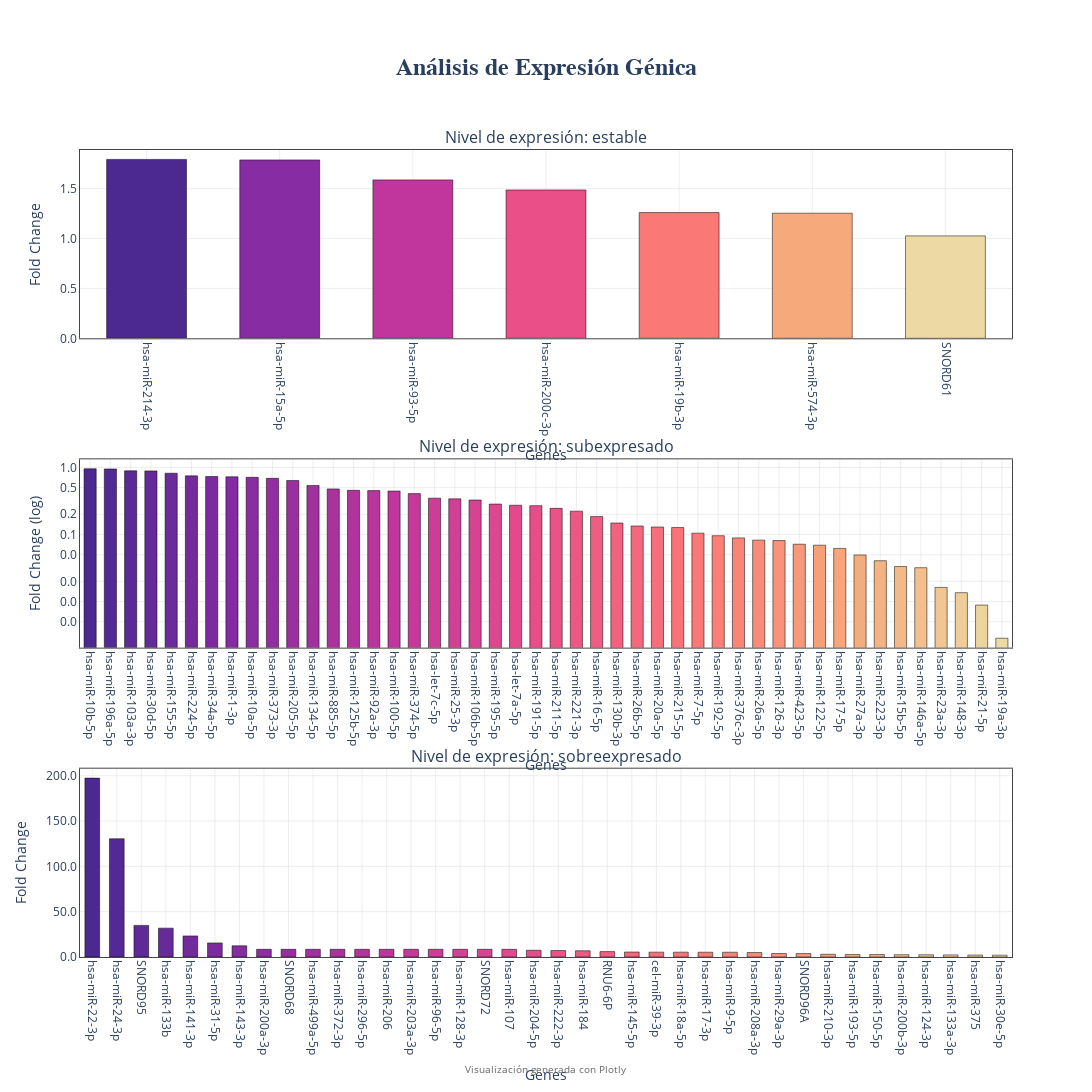

Here is the notebook cell this chart was saved with:
### Markdown cell above
### Visualización de fold change por nivel de expresión

> datos: listas de genes

Este código genera una visualización en subplots para cada nivel de expresión génica (**Subexpresado**, **Estable**, **Sobreexpresado**), mostrando el **Fold Change** de los genes en cada categoría.


**Uso*:
- Esta visualización es útil para comparar el `fold_change` de los genes en cada nivel de expresión y identificar patrones o valores atípicos.

### Code cell
import plotly.graph_objects as go
from plotly.subplots import make_subplots
from plotly.colors import sample_colorscale, qualitative


# Filtrar solo los niveles que existen en los datos
unique_levels = [level for level in orden_niveles if level in df_combined_expresion['nivel_expresion'].unique()]
num_levels = len(unique_levels)

# Crear figura con subplots
fig = make_subplots(
    rows=num_levels,
    cols=1,
    subplot_titles=[f'Nivel de expresión: {level}' for level in unique_levels],
    vertical_spacing=0.15,
    specs=[[{"secondary_y": False}] for _ in range(num_levels)]
)

# Configurar estilo común
axis_style = dict(
    showgrid=True,
    gridcolor='rgba(200,200,200,0.3)',
    linecolor='#444',
    mirror=True,
    zeroline=False
)

for i, level in enumerate(unique_levels, 1):
    # Filtrar y ordenar datos
    data_subset = df_combined_expresion[df_combined_expresion['nivel_expresion'] == level]
    data_subset = data_subset.sort_values('fold_change', ascending=False)

    if data_subset.empty:
        continue

    num_bars = len(data_subset)

    # Generar colores con escala secuencial de Plotly
    if num_bars > 1:
        colors = sample_colorscale('Agsunset', [n/(num_bars-1) for n in range(num_bars)])
    else:
        colors = [qualitative.Plotly[0]]  # Color base de Plotly

    # Crear gráfico de barras
    fig.add_trace(
        go.Bar(
            x=data_subset['target'],
            y=data_subset['fold_change'],
            marker=dict(
                color=colors,
                line=dict(color='rgba(0,0,0,0.5)', width=1)
            ),
            name=level,
            hovertemplate=(
                "<b>%{x}</b><br>"
                "Fold Change: %{y:.2f}<br>"
                "Nivel: %{fullData.name}"
                "<extra></extra>"
            )
        ),
        row=i,
        col=1
    )

    # Configurar escalas
    min_val = data_subset['fold_change'].min()
    max_val = data_subset['fold_change'].max()

    yaxis_config = dict(
        type='log' if (max_val / min_val > 100 and min_val > 0) else 'linear',
        title='Fold Change (log)' if (max_val / min_val > 100) else 'Fold Change',
        tickformat=".1f",
        **axis_style
    )

    fig.update_yaxes(yaxis_config, row=i, col=1)
    fig.update_xaxes(
        title='Genes',
        tickangle=90,
        categoryorder='total descending',
        **axis_style,
        row=i,
        col=1
    )

# Configuración global del layout
fig.update_layout(
    height=400 * num_levels + 200,
    width=1200,
    title=dict(
        text='<b>Análisis de Expresión Génica</b>',
        x=0.5,
        font=dict(size=24, family='Arial')
    ),
    plot_bgcolor='white',
    hoverlabel=dict(
        bgcolor='white',
        font_size=12,
        font_family="Arial"
    ),
    margin=dict(t=150, b=100),
    showlegend=False,
    bargap=0.4  # Espaciado entre barras
)

# Añadir anotación de crédito
fig.add_annotation(
    text="Visualización generada con Plotly",
    xref="paper",
    yref="paper",
    x=0.5,
    y=-0.15,
    showarrow=False,
    font=dict(color='#666', size=10)
)

fig.show()

guardar_grafico(fig, 'analisis_expresion_genica.png')

### Figure 1 — Plotly figure (JSON) as saved in the notebook; plotly's stock layout.template omitted (floating-point values rounded to 4 significant figures)
{"data": [{"hovertemplate": "<b>%{x}</b><br>Fold Change: %{y:.2f}<br>Nivel: %{fullData.name}<extra></extra>", "marker": {"color": ["rgb(75, 41, 145)", "rgb(135, 44, 162)", "rgb(192, 54, 157)", "rgb(234, 79, 136)", "rgb(250, 120, 118)", "rgb(246, 169, 122)", "rgb(237, 217, 163)"], "line": {"color": "rgba(0, 0, 0, 0.5)", "width": 1}}, "name": "estable", "type": "bar", "x": ["hsa-miR-214-3p", "hsa-miR-15a-5p", "hsa-miR-93-5p", "hsa-miR-200c-3p", "hsa-miR-19b-3p", "hsa-miR-574-3p", "SNORD61"], "xaxis": "x", "y": [1.793, 1.788, 1.588, 1.487, 1.26, 1.254, 1.027], "yaxis": "y"}, {"hovertemplate": "<b>%{x}</b><br>Fold Change: %{y:.2f}<br>Nivel: %{fullData.name}<extra></extra>", "marker": {"color": ["rgb(75, 41, 145)", "rgb(83, 41, 147)", "rgb(91, 42, 150)", "rgb(99, 42, 152)", "rgb(107, 43, 154)", "rgb(115, 43, 156)", "rgb(123, 43, 159)", "rgb(131, 44, 161)", "rgb(139, 45, 162)", "rgb(146, 46, 161)", "rgb(154, 47, 160)", "rgb(162, 49, 160)", "rgb(169, 50, 159)", "rgb(177, 51, 158)", "rgb(184, 53, 158)", "rgb(192, 54, 157)", "rgb(198, 57, 154)", "rgb(203, 61, 151)", "rgb(209, 64, 149)", "rgb(214, 67, 146)", "rgb(220, 71, 143)", "rgb(226, 74, 140)", "rgb(231, 77, 137)", "rgb(235, 82, 135)", "rgb(237, 87, 132)", "rgb(239, 93, 130)", "rgb(241, 98, 128)", "rgb(244, 104, 125)", "rgb(246, 109, 123)", "rgb(248, 115, 120)", "rgb(250, 120, 118)", "rgb(249, 127, 119)", "rgb(249, 133, 119)", "rgb(248, 140, 120)", "rgb(248, 146, 120)", "rgb(247, 153, 121)", "rgb(247, 159, 121)", "rgb(246, 166, 122)", "rgb(245, 172, 125)", "rgb(244, 179, 130)", "rgb(243, 185, 136)", "rgb(242, 191, 141)", "rgb(241, 198, 147)", "rgb(239, 204, 152)", "rgb(238, 211, 158)", "rgb(237, 217, 163)"], "line": {"color": "rgba(0, 0, 0, 0.5)", "width": 1}}, "name": "subexpresado", "type": "bar", "x": ["hsa-miR-10b-5p", "hsa-miR-196a-5p", "hsa-miR-103a-3p", "hsa-miR-30d-5p", "hsa-miR-155-5p", "hsa-miR-224-5p", "hsa-miR-34a-5p", "hsa-miR-1-3p", "hsa-miR-10a-5p", "hsa-miR-373-3p", "hsa-miR-205-5p", "hsa-miR-134-5p", "hsa-miR-885-5p", "hsa-miR-125b-5p", "hsa-miR-92a-3p", "hsa-miR-100-5p", "hsa-miR-374-5p", "hsa-let-7c-5p", "hsa-miR-25-3p", "hsa-miR-106b-5p", "hsa-miR-195-5p", "hsa-let-7a-5p", "hsa-miR-191-5p", "hsa-miR-211-5p", "hsa-miR-221-3p", "hsa-miR-16-5p", "hsa-miR-130b-3p", "hsa-miR-26b-5p", "hsa-miR-20a-5p", "hsa-miR-215-5p", "hsa-miR-7-5p", "hsa-miR-192-5p", "hsa-miR-376c-3p", "hsa-miR-26a-5p", "hsa-miR-126-3p", "hsa-miR-423-5p", "hsa-miR-122-5p", "hsa-miR-17-5p", "hsa-miR-27a-3p", "hsa-miR-223-3p", "hsa-miR-15b-5p", "hsa-miR-146a-5p", "hsa-miR-23a-3p", "hsa-miR-148-3p", "hsa-miR-21-5p", "hsa-miR-19a-3p"], "xaxis": "x2", "y": [0.9548, 0.9491, 0.8904, 0.8871, 0.819, 0.7484, 0.7313, 0.7246, 0.7116, 0.688, 0.6384, 0.5378, 0.4778, 0.4554, 0.4508, 0.4446, 0.4068, 0.3483, 0.3401, 0.3265, 0.2842, 0.2727, 0.2689, 0.2452, 0.2226, 0.185, 0.1482, 0.1338, 0.1293, 0.1272, 0.1047, 0.09596, 0.08891, 0.08235, 0.0811, 0.07152, 0.06921, 0.06195, 0.04944, 0.04063, 0.03327, 0.03195, 0.01624, 0.01356, 0.008854, 0.002836], "yaxis": "y2"}, {"hovertemplate": "<b>%{x}</b><br>Fold Change: %{y:.2f}<br>Nivel: %{fullData.name}<extra></extra>", "marker": {"color": ["rgb(75, 41, 145)", "rgb(85, 41, 148)", "rgb(94, 42, 151)", "rgb(104, 42, 153)", "rgb(114, 43, 156)", "rgb(124, 43, 159)", "rgb(133, 44, 162)", "rgb(143, 45, 161)", "rgb(152, 47, 161)", "rgb(161, 49, 160)", "rgb(170, 50, 159)", "rgb(180, 52, 158)", "rgb(189, 53, 157)", "rgb(197, 57, 155)", "rgb(203, 61, 151)", "rgb(210, 65, 148)", "rgb(217, 69, 145)", "rgb(224, 73, 141)", "rgb(231, 77, 138)", "rgb(235, 82, 135)", "rgb(238, 89, 132)", "rgb(240, 96, 129)", "rgb(243, 102, 126)", "rgb(246, 109, 123)", "rgb(248, 116, 120)", "rgb(250, 123, 118)", "rgb(249, 131, 119)", "rgb(248, 139, 120)", "rgb(248, 146, 120)", "rgb(247, 154, 121)", "rgb(247, 162, 121)", "rgb(246, 170, 123)", "rgb(244, 178, 130)", "rgb(243, 186, 136)", "rgb(241, 194, 143)", "rgb(240, 201, 150)", "rgb(238, 209, 156)", "rgb(237, 217, 163)"], "line": {"color": "rgba(0, 0, 0, 0.5)", "width": 1}}, "name": "sobreexpresado", "type": "bar", "x": ["hsa-miR-22-3p", "hsa-miR-24-3p", "SNORD95", "hsa-miR-133b", "hsa-miR-141-3p", "hsa-miR-31-5p", "hsa-miR-143-3p", "hsa-miR-200a-3p", "SNORD68", "hsa-miR-499a-5p", "hsa-miR-372-3p", "hsa-miR-296-5p", "hsa-miR-206", "hsa-miR-203a-3p", "hsa-miR-96-5p", "hsa-miR-128-3p", "SNORD72", "hsa-miR-107", "hsa-miR-204-5p", "hsa-miR-222-3p", "hsa-miR-184", "RNU6-6P", "hsa-miR-145-5p", "cel-miR-39-3p", "hsa-miR-18a-5p", "hsa-miR-17-3p", "hsa-miR-9-5p", "hsa-miR-208a-3p", "hsa-miR-29a-3p", "SNORD96A", "hsa-miR-210-3p", "hsa-miR-193-5p", "hsa-miR-150-5p", "hsa-miR-200b-3p", "hsa-miR-124-3p", "hsa-miR-133a-3p", "hsa-miR-375", "hsa-miR-30e-5p"], "xaxis": "x3", "y": [197.3, 130.4, 34.87, 31.85, 23.25, 15.53, 12.34, 8.487, 8.487, 8.487, 8.487, 8.487, 8.487, 8.487, 8.487, 8.487, 8.487, 8.487, 7.44, 7.13, 6.893, 5.932, 5.514, 5.353, 5.329, 5.258, 5.256, 4.92, 3.869, 3.805, 2.989, 2.776, 2.723, 2.552, 2.485, 2.34, 2.131, 2.002], "yaxis": "y3"}], "layout": {"annotations": [{"font": {"size": 16}, "showarrow": false, "text": "Nivel de expresión: estable", "x": 0.5, "xanchor": "center", "xref": "paper", "y": 1.0, "yanchor": "bottom", "yref": "paper"}, {"font": {"size": 16}, "showarrow": false, "text": "Nivel de expresión: subexpresado", "x": 0.5, "xanchor": "center", "xref": "paper", "y": 0.6167, "yanchor": "bottom", "yref": "paper"}, {"font": {"size": 16}, "showarrow": false, "text": "Nivel de expresión: sobreexpresado", "x": 0.5, "xanchor": "center", "xref": "paper", "y": 0.2333, "yanchor": "bottom", "yref": "paper"}, {"font": {"color": "#666", "size": 10}, "showarrow": false, "text": "Visualización generada con Plotly", "x": 0.5, "xref": "paper", "y": -0.15, "yref": "paper"}], "bargap": 0.4, "height": 1400, "hoverlabel": {"bgcolor": "white", "font": {"family": "Arial", "size": 12}}, "margin": {"b": 100, "t": 150}, "plot_bgcolor": "white", "showlegend": false, "title": {"font": {"family": "Arial", "size": 24}, "text": "<b>Análisis de Expresión Génica</b>", "x": 0.5}, "width": 1200, "xaxis": {"anchor": "y", "autorange": true, "categoryorder": "total descending", "domain": [0, 1], "gridcolor": "rgba(200,200,200,0.3)", "linecolor": "#444", "mirror": true, "range": [-0.5, 6.5], "showgrid": true, "tickangle": 90, "title": {"text": "Genes"}, "type": "category", "zeroline": false}, "xaxis2": {"anchor": "y2", "autorange": true, "categoryorder": "total descending", "domain": [0, 1], "gridcolor": "rgba(200,200,200,0.3)", "linecolor": "#444", "mirror": true, "range": [-0.5, 45.5], "showgrid": true, "tickangle": 90, "title": {"text": "Genes"}, "type": "category", "zeroline": false}, "xaxis3": {"anchor": "y3", "autorange": true, "categoryorder": "total descending", "domain": [0, 1], "gridcolor": "rgba(200,200,200,0.3)", "linecolor": "#444", "mirror": true, "range": [-0.5, 37.5], "showgrid": true, "tickangle": 90, "title": {"text": "Genes"}, "type": "category", "zeroline": false}, "yaxis": {"anchor": "x", "autorange": true, "domain": [0.7667, 1.0], "gridcolor": "rgba(200,200,200,0.3)", "linecolor": "#444", "mirror": true, "range": [0, 1.888], "showgrid": true, "tickformat": ".1f", "title": {"text": "Fold Change"}, "type": "linear", "zeroline": false}, "yaxis2": {"anchor": "x2", "autorange": true, "domain": [0.3833, 0.6167], "gridcolor": "rgba(200,200,200,0.3)", "linecolor": "#444", "mirror": true, "range": [-2.688, 0.1203], "showgrid": true, "tickformat": ".1f", "title": {"text": "Fold Change (log)"}, "type": "log", "zeroline": false}, "yaxis3": {"anchor": "x3", "autorange": true, "domain": [0, 0.2333], "gridcolor": "rgba(200,200,200,0.3)", "linecolor": "#444", "mirror": true, "range": [0, 207.7], "showgrid": true, "tickformat": ".1f", "title": {"text": "Fold Change"}, "type": "linear", "zeroline": false}}}
